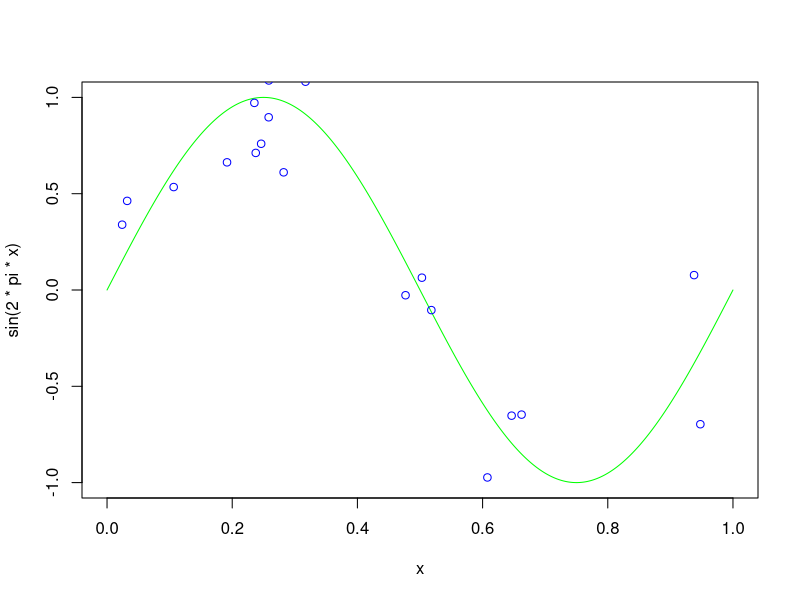

Source code (R):

library(mvtnorm)
library(Matrix)

set.seed(76757)
###### define hyperparamters
beta <- 1/0.2^2
x <- seq(0,1,length=1000)

###### generate a few targets and predictors
n.sim <- 20
xN <- runif(n.sim ,0,1)
tN <- sin(2*pi*xN) + rnorm(n.sim,0,sqrt(1/beta))

quartz()
plot(x,sin(2*pi*x),type="l",col="green")
points(xN,tN,col="blue")
